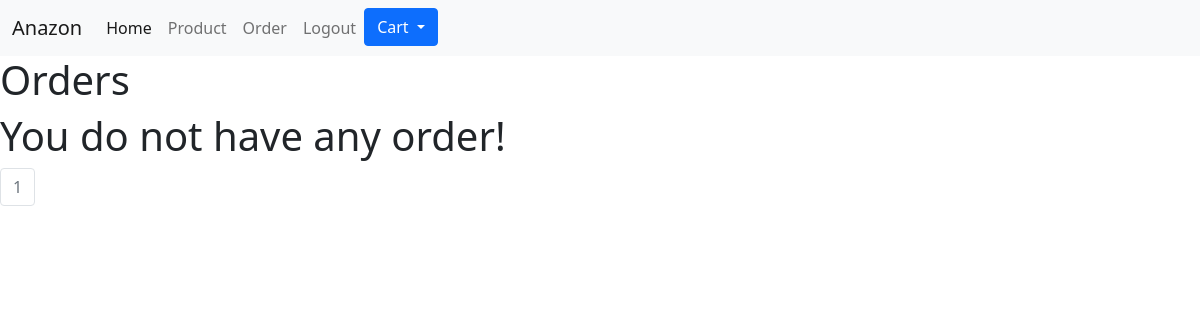
The app's page /order (signed in), older data.
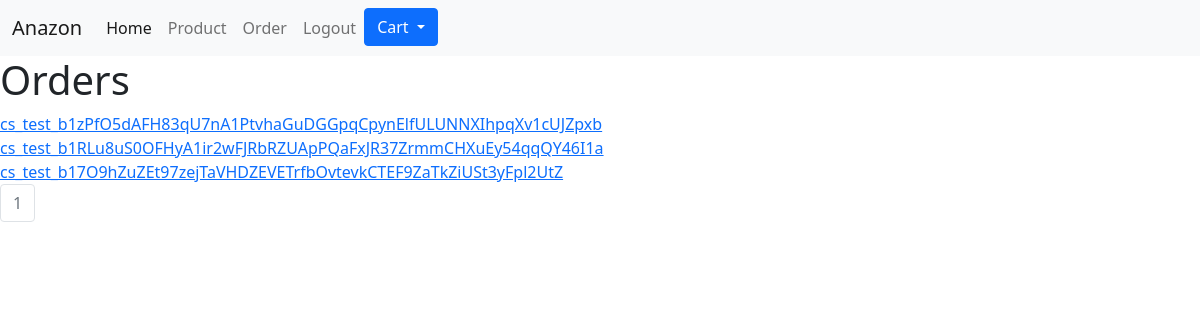
The same page, newer data.
### shop/models.py (models this page shows, shortened)
class Order(models.Model):
    stripe_id = models.CharField(max_length=255, null=False, unique=True)
    user = models.ForeignKey(User, on_delete=models.CASCADE)
    first_name = models.CharField(max_length=255, null=False)
    last_name = models.CharField(max_length=255, null=False)
    phone = PhoneNumberField(blank=False, null=False)
    email = models.EmailField(blank=False, null=False)
    postcode = models.CharField(max_length=255, null=False)
    address = models.CharField(max_length=255, null=False)
    updated = models.DateTimeField(auto_now=True)
    created = models.DateField(auto_now_add=True)
    class Meta:
        ordering = ['-updated', '-created']

### shop/views.py (the view)
# urls.py: path('order', views.order, name='order'),
@login_required(login_url='/login/')
def order(request):
    orders = Order.objects.filter(user=request.user).all()
    paginator = Paginator(orders, 10)
    try:
        page_num = int(request.GET.get('page', 10))
    except ValueError:
        page_num = 1
    try:
        page = paginator.page(page_num)
    except EmptyPage:
        page = paginator.page(1)
    return render(request, 'shop/order.html', {'orders': page})

### shop/templates/shop/order.html (shortened to what this page needs)
{% extends 'main.html' %}
{% block content %}
<h1>Orders</h1>
{% if not orders %}
<h1>You do not have any order!</h1>
{% else %}
{% for order in orders %}
<a href="{% url 'order_detail' order.stripe_id %}">{{ order.stripe_id }}</a>
<br>
{% endfor %}
{% endif %}
<ul class="pagination">
    {% for i in orders.paginator.page_range %}
        {% if orders.number == i %}
            <li class="page-item disabled"><a class="page-link">{{i}}</a></li>
        {% elif i > orders.number|add:'-5' and i < orders.number|add:'5' %}
            <li class="page-item"><a class="page-link" href="{% url 'order' %}?page={{ i }}">{{ i }}</a></li>
        {% endif %}
    {% endfor %}
</ul>
{% endblock content %}

### templates/main.html (shortened to what this page needs)
<!DOCTYPE html>
{% load static %}
<html lang="en">
<head>
    <link href="https://cdn.jsdelivr.net/npm/bootstrap@5.0.2/dist/css/bootstrap.min.css" rel="stylesheet">
    <link rel="stylesheet" type="text/css" media="screen" href="{% static 'styles/main.css' %}">
</head>
<body>
    {% include 'navbar.html' %}
    {% block content %}
    {% endblock %}
</body>
</html>

### templates/navbar.html (shortened to what this page needs)
<nav class="navbar navbar-expand-lg navbar-light bg-light">
  <div class="container-fluid">
    <a class="navbar-brand" href="/">Anazon</a>
    <div class="collapse navbar-collapse" id="navbarNavDropdown">
      <ul class="navbar-nav">
        <li class="nav-item">
          <a class="nav-link active" aria-current="page" href="/">Home</a>
        </li>
        <li class="nav-item">
          <a class="nav-link" href="{% url 'product' %}">Product</a>
        </li>
        {% if request.user.is_authenticated %}
        <li class="nav-item">
          <a class="nav-link" href="{% url 'order' %}">Order</a>
        </li>
        <li class="nav-item">
          <a class="nav-link" href="{% url 'logout' %}?next={{ request.get_full_path|urlencode }}">Logout</a>
        </li>
        {% endif %}
        <li class="nav-item dropdown">
          <button class="btn btn-primary dropdown-toggle"  data-bs-auto-close="outside" type="button" id="dropdownMenuButton1" data-bs-toggle="dropdown" aria-expanded="false">
            Cart
          </button>
        </li>
      </ul>
    </div>
  </div>
</nav>

Row changes from the older to the newer data that the page shows:
added Order: stripe_id "cs_test_b1zPfO5dAFH83qU7nA1PtvhaGuDGGpqCpynElfULUNNXIhpqXv1cUJZpxb"
added Order: stripe_id "cs_test_b1RLu8uS0OFHyA1ir2wFJRbRZUApPQaFxJR37ZrmmCHXuEy54qqQY46I1a"
added Order: stripe_id "cs_test_b17O9hZuZEt97zejTaVHDZEVETrfbOvtevkCTEF9ZaTkZiUSt3yFpl2UtZ"
Text that changed along with them:
text no longer shown: "You do not have any order!"
